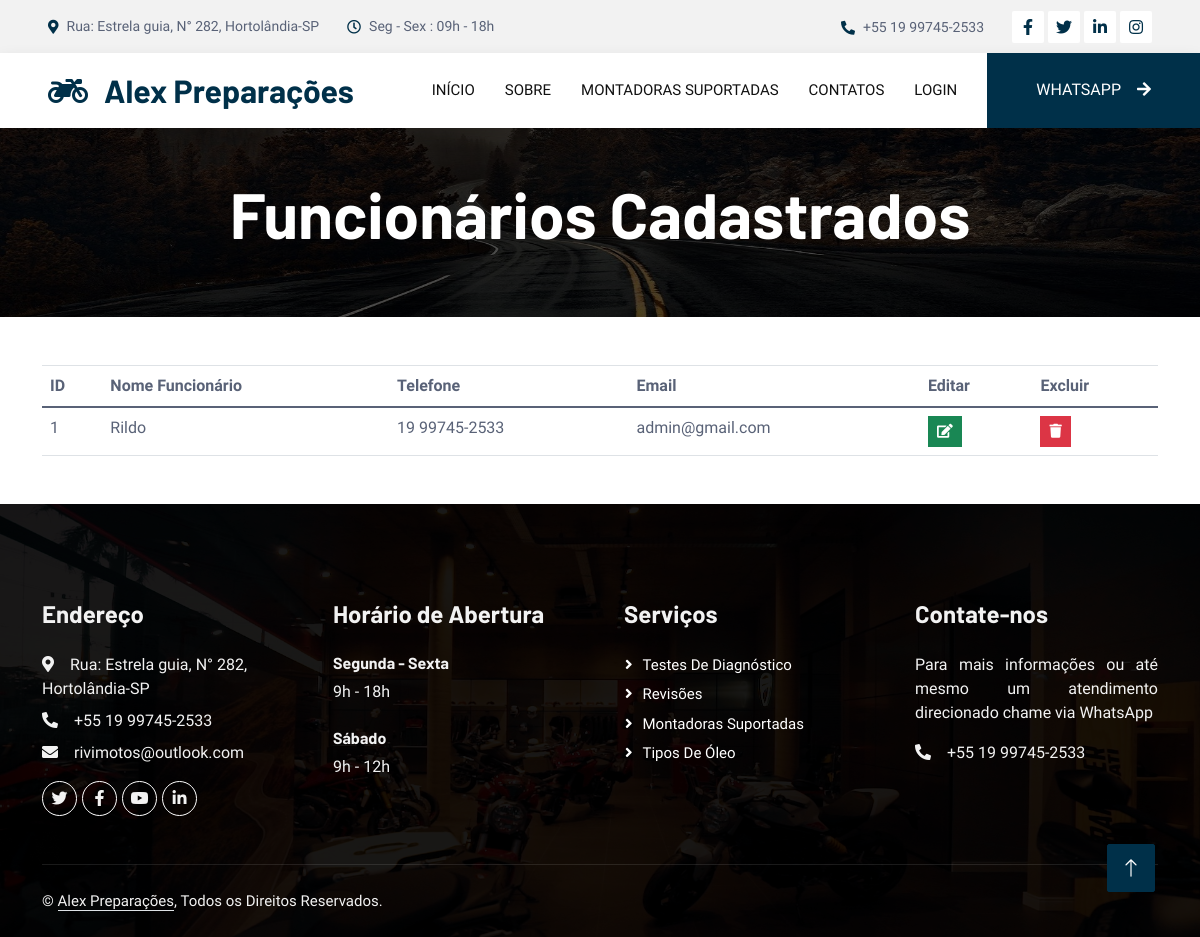
The app's page /list_funcionarios.php, older data.
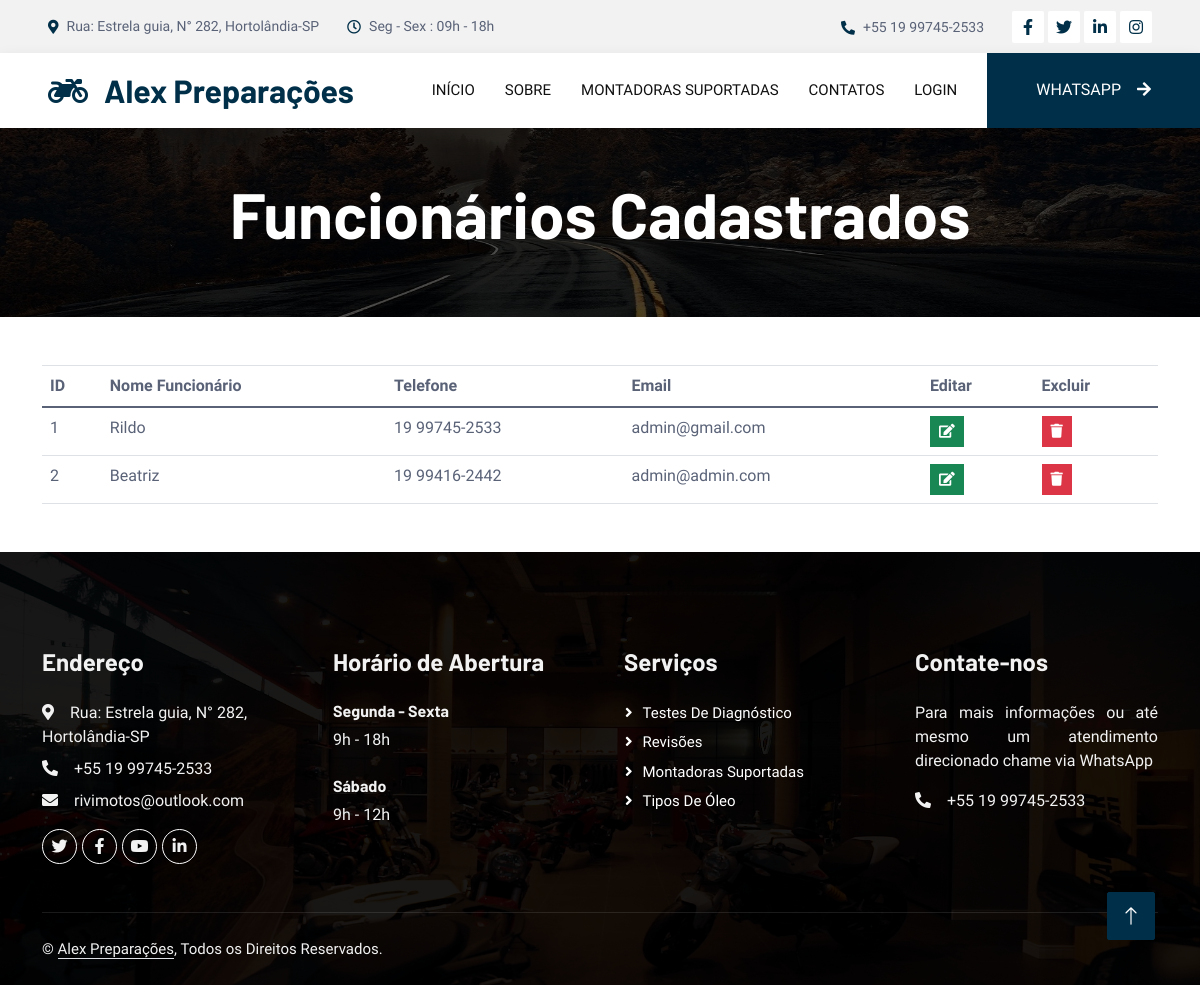
The same page, newer data.
### tables this page shows
create table pessoa(
	cod_Pessoa int(5) not null primary key auto_increment,
    cpf_Pessoa varchar(15) not null,
    nome_Pessoa varchar(100) not null,
	telefone varchar (15),
    RG varchar(15) not null,  
    dtNasc_Pessoa date not null,
	email varchar(40) not null,
	senha varchar(255)not null
);

### include/TableFuncionarios.php (the view, shortened to what this page needs)
<?php
  $String = "SELECT * from pessoa";
  $result = mysqli_query($conexao, $String);
?>
<div class="container">
    <table class="table">
        <thead>
            <tr>
                <th>ID</th>
                <th>Nome Funcionário</th>
                <th>Telefone</th>
                <th>Email</th>
                <th>Editar</th>
                <th>Excluir</th>
            </tr>
        </thead>
        <tbody>
            <?php foreach ($result as $registro): ?>
                <tr>
                    <td><?= $registro['cod_Pessoa']; ?></td>
                    <td><?= $registro['nome_Pessoa']; ?></td>
                    <td ><?= $registro['telefone']; ?></td>
                    <td><?= $registro['email']; ?></td>
                    <td>
                      <a href="" class="btn btn-success btn-sm rounded-0 open-edit-modal" role="button" data-toggle="modal" data-target="#editarModal"
                      data-id="<?= $registro['cod_Pessoa']; ?>"
                      data-nome="<?= $registro['nome_Pessoa']; ?>"
                      data-telefone="<?= $registro['telefone']; ?>"
                      data-email="<?= $registro['email']; ?>"
                      >
                        <i class="fa fa-edit"></i>
                      </a>
                    </td>
                    <td>
                    <a href="" class="btn btn-danger btn-sm rounded-0 open-delete-modal" role="button" data-toggle="modal" data-target="#deleteModal"
                      data-id="<?= $registro['cod_Pessoa']; ?>"
                      data-nome="<?= $registro['nome_Pessoa']; ?>"
                      >
                        <i class="fa fa-trash"></i>
                      </a>
                    </td>
                </tr>
            <?php endforeach; ?>
        </tbody>
    </table>
</div>

### list_funcionarios.php (shortened to what this page needs)
<?php
    require_once "MySQL/conexao.php";
?>
<!DOCTYPE html>
<html lang="en">
<head>
    <link rel="stylesheet" href="https://cdn.jsdelivr.net/npm/bootstrap@4.0.0/dist/css/bootstrap.min.css">
    <link rel="stylesheet" href="https://maxcdn.bootstrapcdn.com/bootstrap/4.5.2/css/bootstrap.min.css">
    <link href="https://cdnjs.cloudflare.com/ajax/libs/font-awesome/5.10.0/css/all.min.css" rel="stylesheet">
    <link href="https://cdn.jsdelivr.net/npm/bootstrap-icons@1.4.1/font/bootstrap-icons.css" rel="stylesheet">
    <link href="lib/animate/animate.min.css" rel="stylesheet">
    <link href="lib/owlcarousel/assets/owl.carousel.min.css" rel="stylesheet">
    <link href="lib/tempusdominus/css/tempusdominus-bootstrap-4.min.css" rel="stylesheet" />
    <link href="css/bootstrap.min.css" rel="stylesheet">
    <link href="css/style.css" rel="stylesheet">
</head>
<body>
    <?php
        require_once "include/topbar.php";
    ?>
    <?php
        if (isset($_SESSION['id'])) {
            require_once "include/menuLogado.php";
        } else {
            require_once "include/menu.php";
        }
    ?>
    <div class="container-fluid page-header mb-5 p-0" style="background-image: url(img/carousel-bg-2.jpg);">
        <div class="container-fluid page-header-inner py-5">
            <div class="container text-center">
                <h1 class="display-3 text-white mb-3 animated slideInDown">Funcionários Cadastrados</h1>
            </div>
        </div>
    </div>
    <?php
        require_once "include/TableFuncionarios.php"
    ?>
    <?php
        require_once "include/footer.php"
    ?>
    <a href="#" class="btn btn-lg btn-primary btn-lg-square back-to-top"><i class="bi bi-arrow-up"></i></a>
</body>
</html>

### include/topbar.php
<div class="container-fluid bg-light p-0">
    <div class="row gx-0 d-none d-lg-flex">
        <div class="col-lg-7 px-5 text-start">
            <div class="h-100 d-inline-flex align-items-center py-3 me-4">
                <small class="fa fa-map-marker-alt text-primary me-2"></small>
                <small>Rua: Estrela guia, N° 282, Hortolândia-SP</small>
            </div>
            <div class="h-100 d-inline-flex align-items-center py-3">
                <small class="far fa-clock text-primary me-2"></small>
                <small>Seg - Sex : 09h - 18h</small>
            </div>
        </div>
        <div class="col-lg-5 px-5 text-end">
            <div class="h-100 d-inline-flex align-items-center py-3 me-4">
                <small class="fa fa-phone-alt text-primary me-2"></small>
                <small>+55 19 99745-2533</small>
            </div>
            <div class="h-100 d-inline-flex align-items-center">
                <a class="btn btn-sm-square bg-white text-primary me-1" href=""><i class="fab fa-facebook-f"></i></a>
                <a class="btn btn-sm-square bg-white text-primary me-1" href=""><i class="fab fa-twitter"></i></a>
                <a class="btn btn-sm-square bg-white text-primary me-1" href=""><i class="fab fa-linkedin-in"></i></a>
                <a class="btn btn-sm-square bg-white text-primary me-0" href=""><i class="fab fa-instagram"></i></a>
            </div>
        </div>
    </div>
</div>

### include/menu.php (shortened to what this page needs)
<nav class="navbar navbar-expand-lg bg-white navbar-light shadow sticky-top p-0">
    <a href="index.php" class="navbar-brand d-flex align-items-center px-4 px-lg-5">
        <h2 class="m-0 text-primary"><i class="fa fa-motorcycle me-3"></i>Alex Preparações</h2>
    </a>
    <div class="collapse navbar-collapse" id="navbarCollapse">
        <div class="navbar-nav ms-auto p-4 p-lg-0">
            <a href="index.php" class="nav-item nav-link">Início</a>
            <a href="sobre.php" class="nav-item nav-link">Sobre</a>
            <a href="service.php" class="nav-item nav-link">Montadoras Suportadas</a>
            <a href="contact.php" class="nav-item nav-link">Contatos</a>
            <a href="Login.php" class="nav-item nav-link">Login</a>
        </div>
        <a href="https://wa.me/551997452533?text=Olá, gostaria de algo de 100 mil reais" target="_blank" class="btn btn-primary py-4 px-lg-5 d-none d-lg-block">WhatsApp<i class="fa fa-arrow-right ms-3"></i></a>
    </div>
</nav>

### include/footer.php
<div class="container-fluid bg-dark text-light footer pt-5 mt-5 wow fadeIn" data-wow-delay="0.1s">
    <div class="container py-5">
        <div class="row g-5">
            <div class="col-lg-3 col-md-6">
                <h4 class="text-light mb-4">Endereço</h4>
                <p class="mb-2"><i class="fa fa-map-marker-alt me-3"></i>Rua: Estrela guia, N° 282, Hortolândia-SP</p>
                <p class="mb-2"><i class="fa fa-phone-alt me-3"></i>+55 19 99745-2533</p>
                <p class="mb-2"><i class="fa fa-envelope me-3"></i>rivimotos@outlook.com</p>
                <div class="d-flex pt-2">
                    <a class="btn btn-outline-light btn-social" href=""><i class="fab fa-twitter"></i></a>
                    <a class="btn btn-outline-light btn-social" href=""><i class="fab fa-facebook-f"></i></a>
                    <a class="btn btn-outline-light btn-social" href=""><i class="fab fa-youtube"></i></a>
                    <a class="btn btn-outline-light btn-social" href=""><i class="fab fa-linkedin-in"></i></a>
                </div>
            </div>
            <div class="col-lg-3 col-md-6">
                <h4 class="text-light mb-4">Horário de Abertura</h4>
                <h6 class="text-light">Segunda - Sexta</h6>
                <p class="mb-4">9h - 18h</p>
                <h6 class="text-light">Sábado</h6>
                <p class="mb-0">9h - 12h</p>
            </div>
            <div class="col-lg-3 col-md-6">
                <h4 class="text-light mb-4">Serviços</h4>
                <a class="btn btn-link" href="">Testes de Diagnóstico</a>
                <a class="btn btn-link" href="">Revisões</a>
                <a class="btn btn-link" href="">Montadoras Suportadas</a>
                <a class="btn btn-link" href="">Tipos de Óleo</a>
            </div>
            <div class="col-lg-3 col-md-6">
                <h4 class="text-light mb-4">Contate-nos</h4>
                <p align="justify">Para mais informações ou até mesmo um atendimento direcionado chame via WhatsApp</p>
                <div class="position-relative mx-auto" style="max-width: 400px;">
                <p class="mb-2"><i class="fa fa-phone-alt me-3"></i>+55 19 99745-2533</p>
                </div>
            </div>
        </div>
    </div>
    <div class="container">
        <div class="copyright">
            <div class="row">
                <div class="col-md-6 text-center text-md-start mb-3 mb-md-0">
                    &copy; <a class="border-bottom" href="#">Alex Preparações</a>, Todos os Direitos Reservados.
                </div>
            </div>
        </div>
    </div>
</div>

### css/style.css (style rules this page uses)
:root { --primary: #003049; --secondary: #d62828; --light: #F2F2F2; --dark: #111111; }
.back-to-top { position: fixed; display: none; right: 45px; bottom: 45px; z-index: 99; }
.btn { font-weight: 500; text-transform: uppercase; transition: .5s; }
.btn.btn-primary, .btn.btn-secondary { color: #FFFFFF; }
.btn-sm-square { width: 32px; height: 32px; }
.btn-lg-square { width: 48px; height: 48px; }
.btn-square, .btn-sm-square, .btn-lg-square { padding: 0; display: flex; align-items: center; justify-content: center; font-weight: normal; border-radius: 2px; }
.navbar-light .navbar-nav .nav-link { margin-right: 30px; padding: 25px 0; color: #FFFFFF; font-size: 15px; text-transform: uppercase; outline: none; }
.navbar-light .navbar-brand, .navbar-light a.btn { height: 75px; }
.navbar-light .navbar-nav .nav-link { color: var(--dark); font-weight: 500; }
.navbar-light.sticky-top { top: -100px; transition: .5s; }
.page-header { background-position: center center; background-repeat: no-repeat; background-size: cover; }
.page-header-inner { background: rgba(0, 0, 0, .7); }
.footer { background: linear-gradient(rgba(0, 0, 0, .9), rgba(0, 0, 0, .9)), url(../img/carousel-bg-1.jpg) center center no-repeat; background-size: cover; }
.footer .btn.btn-social { margin-right: 5px; width: 35px; height: 35px; display: flex; align-items: center; justify-content: center; color: var(--light); border: 1px solid #FFFFFF; border-radius: 35px; transition: .3s; }
.footer .btn.btn-link { display: block; margin-bottom: 5px; padding: 0; text-align: left; color: #FFFFFF; font-size: 15px; font-weight: normal; text-transform: capitalize; transition: .3s; }
.footer .btn.btn-link::before { position: relative; content: "\f105"; font-family: "Font Awesome 5 Free"; font-weight: 900; margin-right: 10px; }
.footer .copyright { padding: 25px 0; font-size: 15px; border-top: 1px solid rgba(256, 256, 256, .1); }
.footer .copyright a { color: var(--light); }

Row changes from the older to the newer data that the page shows:
added pessoa: cod_Pessoa "2", nome_Pessoa "Beatriz", telefone "19 99416-2442", email "admin@admin.com"
